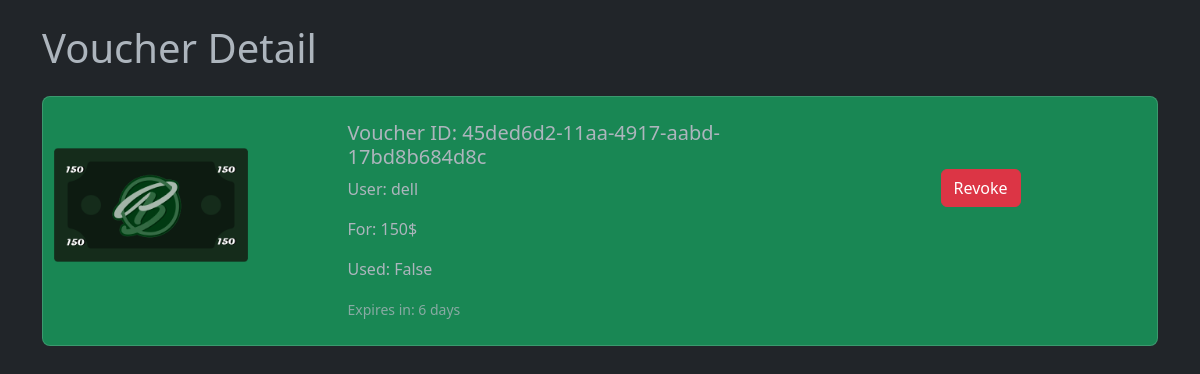
Screenshot of /discounts/vouchers/admin/45ded6d211aa4917aabd17bd8b684d8c (signed in) with the database file from the repository.
### discounts/models.py (models this page shows, shortened)
class Voucher(models.Model):
    voucher_id = models.UUIDField(primary_key=True, default=uuid.uuid4, editable=False)
    user = models.ForeignKey(User, on_delete=models.CASCADE)
    value = models.IntegerField()
    create_date = models.DateField(auto_now_add=True)
    expire_date = models.DateField(default=add_weak)
    is_used = models.BooleanField(default=False)

### discounts/views.py (the view, shortened to what this page needs)
# urls.py: path('vouchers/admin/<str:voucher_id>',voucher_admin),
@login_required(login_url='/admin/login/')
def voucher_admin(request,voucher_id):
    if request.user.is_superuser == False:
        return redirect(f"/admin/login/?next={request.path}")
    voucher = Voucher.objects.filter(voucher_id=voucher_id).first()
    voucher.date = voucher.expire_date - datetime.date.today()
    voucher.date = voucher.date.days
    return render(request, 'voucher_admin.html', {'voucher':voucher})

### discounts/templates/voucher_admin.html (shortened to what this page needs)
{% load static %}
<!DOCTYPE html>
<html>
<head>
    <link rel="stylesheet" href="https://cdn.jsdelivr.net/npm/bootstrap@5.3.0/dist/css/bootstrap.min.css">
</head>
<body data-bs-theme="dark">
    <div class="container">
        <h1 class="mt-4">Voucher Detail</h1>
        <form method="post" class="mt-4">
            {% if voucher.is_used %}
                <div class="card card-over mb-3 rounded-3 bg-danger">
            {% else %}
                <div class="card card-over mb-3 rounded-3 bg-success">
            {% endif %}
                <div class="row p-2">
                <div class="col-3">
                    <img src="{% static 'assets/dollar-bill' %}{{ voucher.value }}.png" width="200px" alt="{{voucher.value}}">
                </div>
                <div class="col-6">
                    <div class="card-body">
                        <h5 class="card-text">Voucher ID: {{ voucher.voucher_id }}</h5>
                        <p class="card-text">User: {{ voucher.user }}</p>
                        <p class="card-text">For: {{voucher.value}}$</p>
                        <p class="card-text">Used: {{voucher.is_used}}</p>
                        <p class="card-text"><small class="text-muted">Expires in: {{voucher.date}} days</small></p>
                    </div>
                </div>
                <div class="col-2 justify-content-center mt-3">
                    <div class="p-5">
                    {% if voucher.is_used %}
                        <button type="submit" class="btn btn-success" name='action' value="unrevoke">Unrevoke</button>
                    {% else %}
                        <button type="submit" class="btn btn-danger" name='action' value="revoke">Revoke</button>
                    {% endif %}
                    </div>
                </div>
            </div>
        </form>
    </div>
</body>
</html>

### rows the page displays
Voucher: voucher_id "45ded6d2-11aa-4917-aabd-17bd8b684d8c", user "dell", value "150", is_used "False", date "6"
